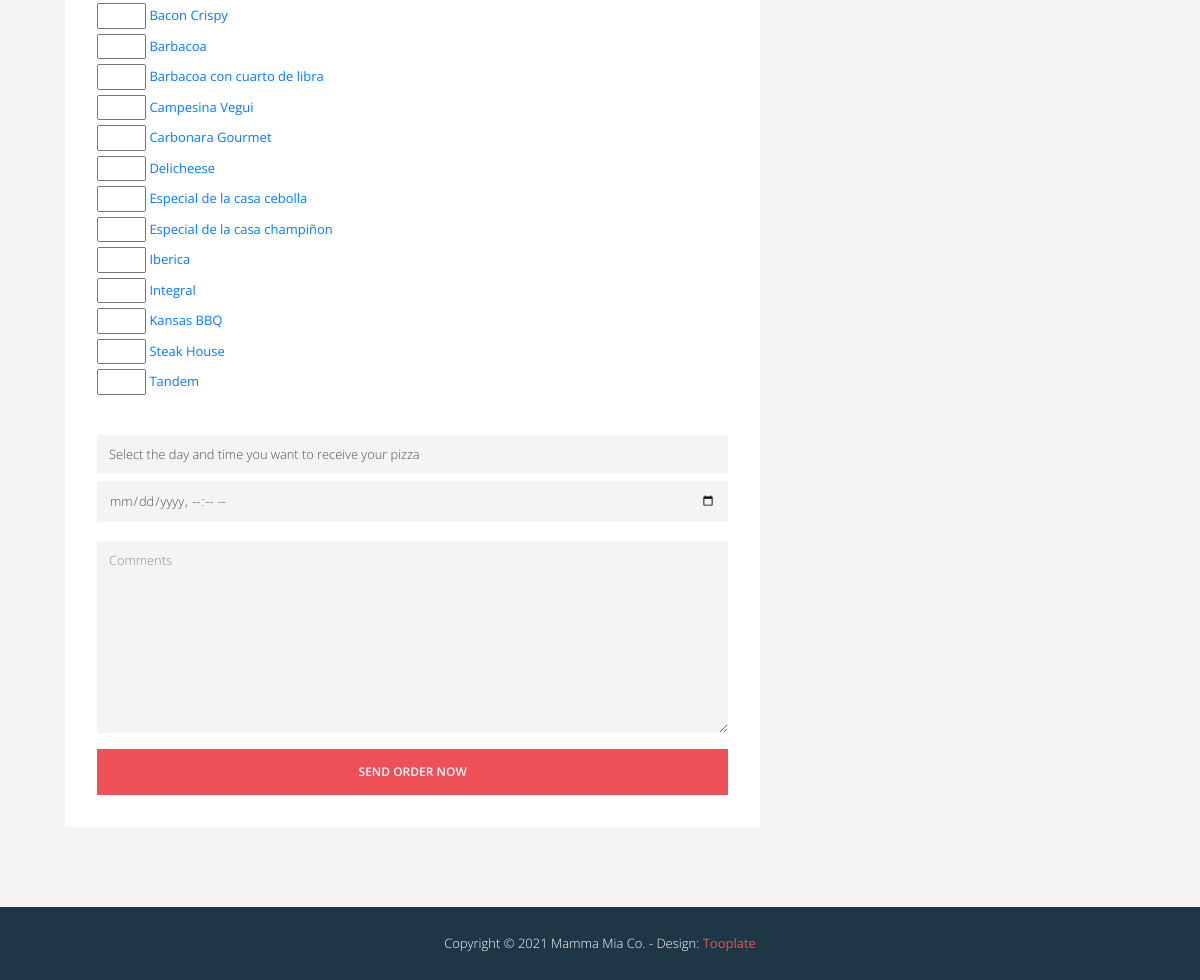
The app's page /en/mammamia/pedido (lower part), older data.
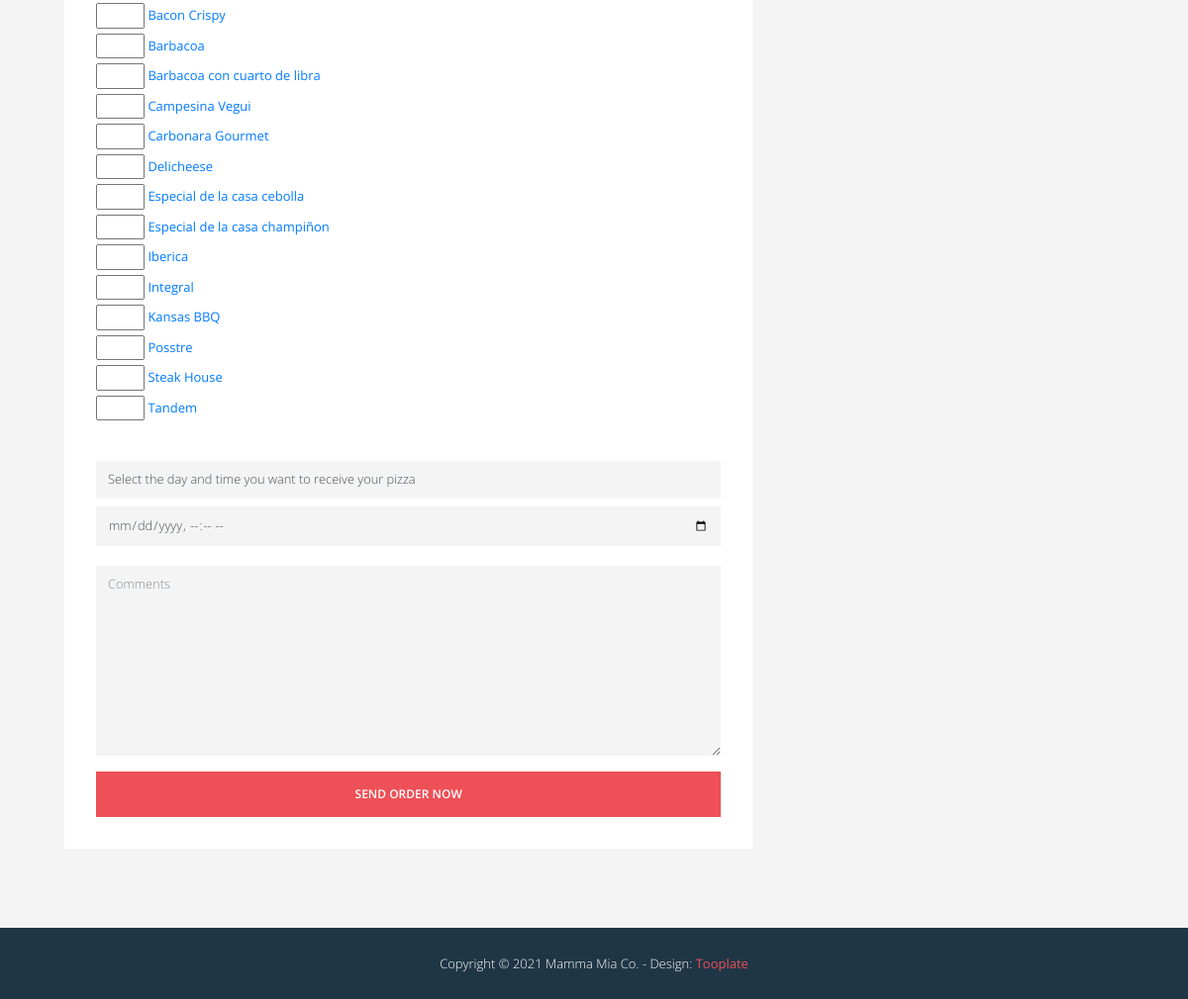
The same page, newer data.
### mammamiaApp/models.py (models this page shows, shortened)
class Pizza(models.Model):
    nombre = models.CharField(_('name'),max_length=50)
    precio = models.DecimalField(_('price'),decimal_places=2, default=0, max_digits=5)
    masa = models.ForeignKey(Masa, on_delete=models.CASCADE)
    ingredientes = models.ManyToManyField(Ingrediente, related_name='pizzas')

### mammamiaApp/views.py (the view, shortened to what this page needs)
# urls.py: path('pedido', pedido, name='pedido'),
def pedido(request):
    lista_p = get_list_or_404(Pizza)
    context = {
        'lista_p': lista_p,
    }
    return render(request,'pedido.html',context)

### mammamiaApp/templates/pedido.html (shortened to what this page needs)
{% extends "base.html" %}
{% load static %}
{% load i18n %}
{% block content %}
<div class="tm-section tm-section-pad tm-bg-gray" id="tm-section-4">
  <div class="container">
    <div class="row">
      <div class="col-sm-12 col-md-12 col-lg-8 col-xl-8">
        <div class="tm-article-carousel">
          <article class="tm-bg-white mr-2 tm-carousel-item">
            <div class="tm-bg-white tm-p-4">
              <form method="post" class="contact-form">
                <div class="form-group">
                  {% for pizza in lista_p|dictsort:"nombre" %}
                  <input type="number" id="q-{{pizza.nombre|lower|cut:" "}}" name="q-{{pizza.nombre|lower|cut:" "}}" min="1" max="25">
                  <label for="q-{{pizza.nombre|lower|cut:" "}}"> <a href="{% url 'detalle_pizza' pizza.id %}">{{pizza.nombre}}</a></label><br>
                  {% empty %}
                  <p>{% trans "No pizzas were found." %}</p>
                  {% endfor %}<br>
                </div>
                <div class="form-group">
                  <label for="hyt" class="form-control">{% trans "Select the day and time you want to receive your pizza" %}</label>
                  <input type="datetime-local" class="form-control" id="hyt" name="hyt" required=""> <br>
                  <textarea id="contact_message" name="contact_message" class="form-control" rows="9" placeholder={% trans "Comments" %} ></textarea>
                </div>
                <button type="submit" class="btn btn-primary tm-btn-primary" >{% trans "Send Order Now" %}</button>
              </form>
            </div>
          </article>
        </div>
      </div>
      <div class="col-sm-12 col-md-12 col-lg-4 col-xl-4 tm-recommended-container">
      </div>
    </div>
  </div>
</div>
{% endblock %}

Row changes from the older to the newer data that the page shows:
added Pizza: nombre "Posstre"
